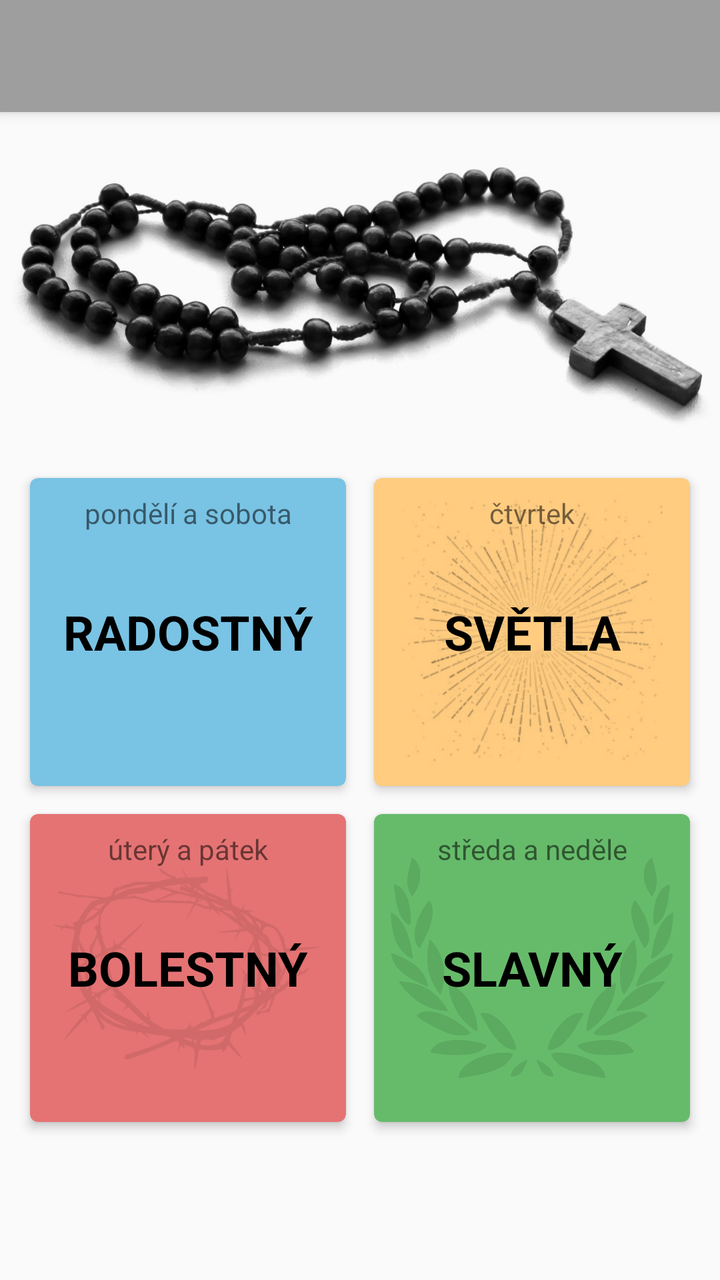
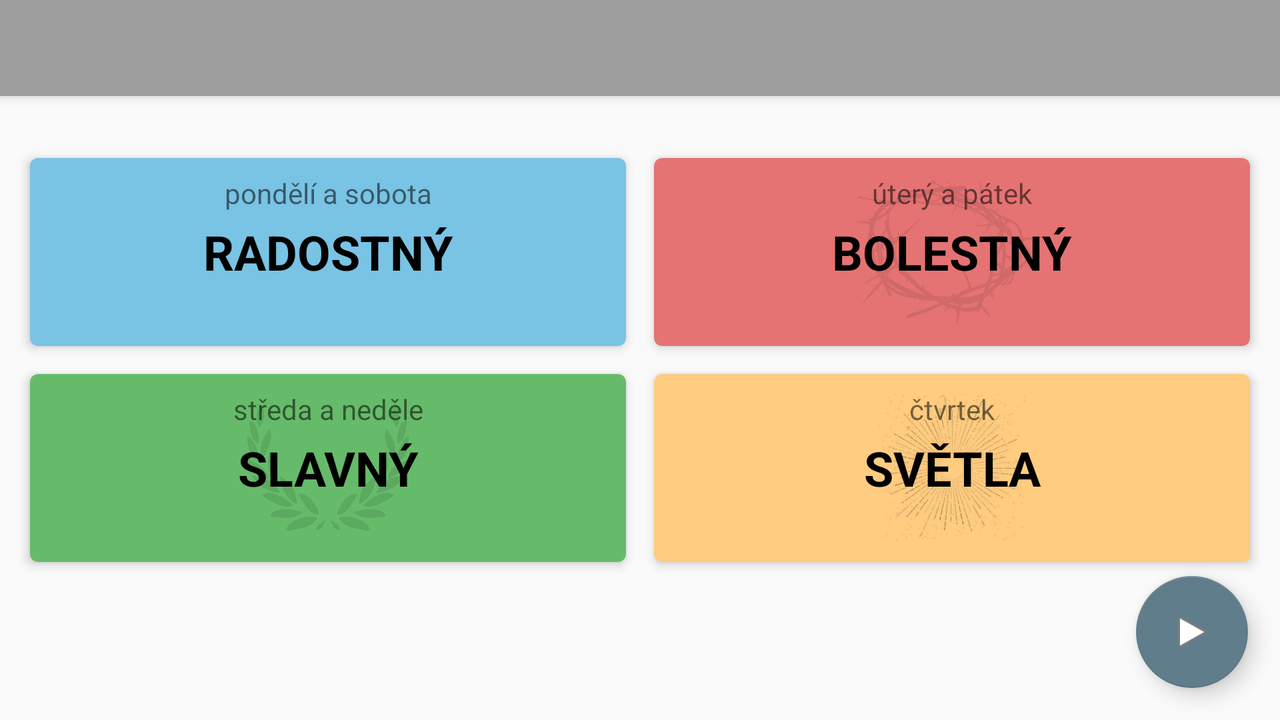

One screen, two layout resources from the same app: the default and the repository's alternative for another configuration. Each is rendered where Android would select it; the XML of both is given below.
<!-- AndroidManifest.xml: application theme AppTheme -->
<!-- res/layout/activity_vyber_ruzenec.xml -->
<?xml version="1.0" encoding="utf-8"?>

<androidx.coordinatorlayout.widget.CoordinatorLayout xmlns:android="http://schemas.android.com/apk/res/android"
    xmlns:app="http://schemas.android.com/apk/res-auto"
    xmlns:tools="http://schemas.android.com/tools"
    android:layout_width="match_parent"
    android:layout_height="match_parent"
    tools:context="cz.appkypaulinky.ruzenec2.ActivityVyberRuzenec">

    <com.google.android.material.appbar.AppBarLayout
        android:layout_width="match_parent"
        android:layout_height="wrap_content"
        android:theme="@style/AppTheme.AppBarOverlay">

        <androidx.appcompat.widget.Toolbar
            android:id="@+id/toolbar"
            android:layout_width="match_parent"
            android:layout_height="?attr/actionBarSize"
            android:background="?attr/colorPrimary"
            app:popupTheme="@style/AppTheme.PopupOverlay" />

    </com.google.android.material.appbar.AppBarLayout>

    <include layout="@layout/content_activity_vyber_ruzenec3" />

    <com.google.android.material.floatingactionbutton.FloatingActionButton
        android:id="@+id/fab"
        android:visibility="gone"
        android:layout_width="0dp"
        android:layout_height="0dp"
        android:layout_gravity="bottom|end"
        android:layout_margin="@dimen/fab_margin"
        app:srcCompat="@android:drawable/ic_media_play" />

</androidx.coordinatorlayout.widget.CoordinatorLayout>
<!-- res/layout/content_activity_vyber_ruzenec3.xml (included above) -->
<androidx.constraintlayout.widget.ConstraintLayout
    android:id="@+id/constraint"
    xmlns:android="http://schemas.android.com/apk/res/android"
    xmlns:app="http://schemas.android.com/apk/res-auto"
    xmlns:tools="http://schemas.android.com/tools"
    android:layout_width="match_parent"
    android:layout_height="match_parent">

    <androidx.constraintlayout.widget.Guideline
        android:id="@+id/guidelineActionBar"
        android:layout_width="wrap_content"
        android:layout_height="wrap_content"
        android:orientation="horizontal"
        app:layout_constraintGuide_begin="64dp" />

    <androidx.constraintlayout.widget.Guideline
        android:id="@+id/guidelineHlavniPomer"
        android:layout_width="wrap_content"
        android:layout_height="wrap_content"
        android:orientation="horizontal"
        app:layout_constraintGuide_percent="0.35" />


    <ImageView
        android:id="@+id/obrazekRuzence"
        android:layout_width="0dp"
        android:layout_height="0dp"
        android:layout_margin="0dp"
        android:layout_marginTop="146dp"
        android:adjustViewBounds="true"
        android:cropToPadding="true"
        android:scaleType="fitCenter"
        app:layout_constraintBottom_toTopOf="@+id/guidelineHlavniPomer"
        app:layout_constraintEnd_toEndOf="parent"
        app:layout_constraintStart_toStartOf="parent"
        app:layout_constraintTop_toBottomOf="@+id/guidelineActionBar"
        app:srcCompat="@drawable/ruzenec" />

    <androidx.cardview.widget.CardView
        android:id="@+id/cardViewRadost"
        app:cardElevation="@dimen/card_elevation"
        app:cardCornerRadius="@dimen/radius"
        app:cardBackgroundColor="@color/radostBar"
        android:foreground="?android:attr/selectableItemBackground"
        android:clickable="true"
        android:layout_width="0dp"
        android:layout_height="0dp"
        app:contentPadding="@dimen/card_view_padding"
        android:layout_marginBottom="@dimen/mensi_mezera_mezi_tlacitky"
        android:layout_marginEnd="@dimen/mensi_mezera_mezi_tlacitky"
        android:layout_marginStart="@dimen/vetsi_mezera_mezi_tlacitky"
        android:layout_marginTop="@dimen/vetsi_mezera_mezi_tlacitky"
        app:layout_constraintBottom_toTopOf="@+id/cardViewBolest"
        app:layout_constraintEnd_toStartOf="@+id/cardViewSvetlo"
        app:layout_constraintStart_toStartOf="parent"
        app:layout_constraintTop_toBottomOf="@+id/guidelineHlavniPomer"
        android:onClick="radost">

        <ImageView
            android:id="@+id/ivRadost"
            android:layout_width="match_parent"
            android:layout_height="match_parent"
            android:alpha="0.1"
            android:scaleType="fitCenter"
            app:srcCompat="@drawable/kometa" />

        <TextView
            android:id="@+id/tvRadostDen"
            android:layout_width="match_parent"
            android:layout_height="wrap_content"
            android:gravity="center_horizontal"
            android:text="@string/po_so"
            android:textSize="@dimen/velikost_textu_den"/>

        <TextView
            android:id="@+id/tvRadost"
            android:layout_width="match_parent"
            android:layout_height="match_parent"
            android:gravity="center"
            android:text="@string/radost"
            android:textSize="@dimen/velikost_nazvu_ruzence"
            android:textStyle="bold"
            android:textColor="@color/black"/>



    </androidx.cardview.widget.CardView>

    <androidx.cardview.widget.CardView
        android:id="@+id/cardViewBolest"
        app:cardElevation="@dimen/card_elevation"
        app:cardCornerRadius="@dimen/radius"
        app:cardBackgroundColor="@color/bolestBar"
        android:foreground="?android:attr/selectableItemBackground"
        android:clickable="true"
        android:layout_width="0dp"
        android:layout_height="0dp"
        app:contentPadding="@dimen/card_view_padding"
        android:layout_marginBottom="@dimen/vetsi_mezera_mezi_tlacitky"
        android:layout_marginEnd="@dimen/mensi_mezera_mezi_tlacitky"
        android:layout_marginStart="@dimen/vetsi_mezera_mezi_tlacitky"
        android:layout_marginTop="@dimen/mensi_mezera_mezi_tlacitky"
        app:layout_constraintBottom_toTopOf="@+id/guidelineSpodniMezera"
        app:layout_constraintEnd_toStartOf="@id/cardViewSlava"
        app:layout_constraintStart_toStartOf="parent"
        app:layout_constraintTop_toBottomOf="@+id/cardViewRadost"
        android:onClick="bolest">

        <ImageView
            android:id="@+id/ivBolest"
            android:layout_width="match_parent"
            android:layout_height="match_parent"
            android:alpha="0.1"
            android:scaleType="fitCenter"
            app:srcCompat="@drawable/trnova_koruna" />

        <TextView
            android:id="@+id/tvBolestDen"
            android:layout_width="match_parent"
            android:layout_height="wrap_content"
            android:gravity="center_horizontal"
            android:text="@string/ut_pa"
            android:textSize="@dimen/velikost_textu_den"/>

        <TextView
            android:id="@+id/tvBolest"
            android:layout_width="match_parent"
            android:layout_height="match_parent"
            android:gravity="center"
            android:text="@string/bolest"
            android:textSize="@dimen/velikost_nazvu_ruzence"
            android:textStyle="bold"
            android:textColor="@color/black"/>

    </androidx.cardview.widget.CardView>



    <androidx.cardview.widget.CardView
        android:id="@+id/cardViewSlava"
        android:foreground="?android:attr/selectableItemBackground"
        app:cardElevation="@dimen/card_elevation"
        app:cardCornerRadius="@dimen/radius"
        app:cardBackgroundColor="@color/slavaBar"
        android:clickable="true"
        android:layout_width="0dp"
        android:layout_height="0dp"
        app:contentPadding="@dimen/card_view_padding"
        android:layout_marginBottom="@dimen/vetsi_mezera_mezi_tlacitky"
        android:layout_marginEnd="@dimen/vetsi_mezera_mezi_tlacitky"
        android:layout_marginStart="@dimen/mensi_mezera_mezi_tlacitky"
        android:layout_marginTop="@dimen/mensi_mezera_mezi_tlacitky"
        app:layout_constraintBottom_toTopOf="@+id/guidelineSpodniMezera"
        app:layout_constraintEnd_toEndOf="parent"
        app:layout_constraintStart_toEndOf="@+id/cardViewBolest"
        app:layout_constraintTop_toBottomOf="@+id/cardViewSvetlo"
        android:onClick="slava">

        <ImageView
            android:id="@+id/ivSlava"
            android:layout_width="match_parent"
            android:layout_height="match_parent"
            android:alpha="0.1"
            android:scaleType="fitCenter"
            app:srcCompat="@drawable/victory"
            android:textSize="@dimen/velikost_textu_den"/>

        <TextView
            android:id="@+id/tvSlavaDen"
            android:layout_width="match_parent"
            android:layout_height="wrap_content"
            android:gravity="center_horizontal"
            android:text="@string/st_ne"
            android:textSize="@dimen/velikost_textu_den"/>

        <TextView
            android:id="@+id/tvSlava"
            android:layout_width="match_parent"
            android:layout_height="match_parent"
            android:gravity="center"
            android:text="@string/slava"
            android:textSize="@dimen/velikost_nazvu_ruzence"
            android:textStyle="bold"
            android:textColor="@color/black"/>

    </androidx.cardview.widget.CardView>

    <androidx.cardview.widget.CardView
        android:id="@+id/cardViewSvetlo"
        app:cardElevation="@dimen/card_elevation"
        app:cardCornerRadius="@dimen/radius"
        app:cardBackgroundColor="@color/svetloBar"
        android:foreground="?android:attr/selectableItemBackground"
        android:clickable="true"
        android:layout_width="0dp"
        android:layout_height="0dp"
        app:contentPadding="@dimen/card_view_padding"
        android:layout_marginBottom="@dimen/mensi_mezera_mezi_tlacitky"
        android:layout_marginEnd="@dimen/vetsi_mezera_mezi_tlacitky"
        android:layout_marginStart="@dimen/mensi_mezera_mezi_tlacitky"
        android:layout_marginTop="@dimen/vetsi_mezera_mezi_tlacitky"
        app:layout_constraintBottom_toTopOf="@+id/cardViewSlava"
        app:layout_constraintEnd_toEndOf="parent"
        app:layout_constraintStart_toEndOf="@+id/cardViewRadost"
        app:layout_constraintTop_toBottomOf="@+id/guidelineHlavniPomer"
        android:onClick="svetlo">

        <ImageView
            android:id="@+id/ivSvetlo"
            android:layout_width="match_parent"
            android:layout_height="match_parent"
            android:alpha="1"
            android:scaleType="fitCenter"
            app:srcCompat="@drawable/svetlo2" />

        <TextView
            android:id="@+id/tvSvetloDen"
            android:layout_width="match_parent"
            android:layout_height="wrap_content"
            android:gravity="center_horizontal"
            android:text="@string/ct"
            android:textSize="@dimen/velikost_textu_den"/>

        <TextView
            android:id="@+id/tvSvetlo"
            android:layout_width="match_parent"
            android:layout_height="match_parent"
            android:gravity="center"
            android:text="@string/svetlo"
            android:textSize="@dimen/velikost_nazvu_ruzence"
            android:textStyle="bold"
            android:textColor="@color/black"/>

    </androidx.cardview.widget.CardView>

    <androidx.constraintlayout.widget.Guideline
        android:id="@+id/guidelineSpodniMezera"
        android:layout_width="0dp"
        android:layout_height="0dp"
        android:orientation="horizontal"
        app:layout_constraintBottom_toBottomOf="parent"
        app:layout_constraintEnd_toEndOf="parent"
        app:layout_constraintGuide_end="64dp"
        app:layout_constraintStart_toStartOf="parent" />

</androidx.constraintlayout.widget.ConstraintLayout>
<!-- resources referenced by this layout -->
<resources>
  <color name="black">#000000</color>
  <color name="bolestBar">#e57373</color>
  <color name="radostBar">#79c3e4</color>
  <color name="slavaBar">#66bb6a</color>
  <color name="svetloBar">#ffcc80</color>
  <dimen name="card_elevation">3dp</dimen>
  <dimen name="card_view_padding">8dp</dimen>
  <dimen name="fab_margin">16dp</dimen>
  <dimen name="mensi_mezera_mezi_tlacitky">7dp</dimen>
  <dimen name="radius">4dp</dimen>
  <dimen name="velikost_nazvu_ruzence">24sp</dimen>
  <dimen name="velikost_textu_den">14sp</dimen>
  <dimen name="vetsi_mezera_mezi_tlacitky">15dp</dimen>
  <!-- drawable ruzenec: png bitmap (drawable-nodpi, 265750 bytes) -->
  <!-- drawable svetlo2: png bitmap (drawable-nodpi, 43994 bytes) -->
  <!-- drawable trnova_koruna: png bitmap (drawable-nodpi, 82919 bytes) -->
  <!-- drawable victory: png bitmap (drawable-nodpi, 107721 bytes) -->
  <string name="bolest">BOLESTNÝ</string>
  <string name="ct">čtvrtek</string>
  <string name="po_so">pondělí a sobota</string>
  <string name="radost">RADOSTNÝ</string>
  <string name="slava">SLAVNÝ</string>
  <string name="st_ne">středa a neděle</string>
  <string name="svetlo">SVĚTLA</string>ta
  <string name="ut_pa">úterý a pátek</string>
  <style name="AppTheme.AppBarOverlay" parent="ThemeOverlay.AppCompat.Dark.ActionBar" />
  <style name="AppTheme.PopupOverlay" parent="ThemeOverlay.AppCompat.Light" />
  <style name="AppTheme" parent="Theme.AppCompat.Light.DarkActionBar">
          
          <item name="colorPrimary">@color/colorPrimary</item>
          <item name="colorPrimaryDark">@color/colorPrimaryDark</item>
          <item name="colorAccent">@color/colorAccent</item>
      </style>
  <color name="colorPrimary">#9E9E9E</color>
  <color name="colorPrimaryDark">#616161</color>
  <color name="colorAccent">#607D8B</color>
</resources>
<!-- res/layout-land/activity_vyber_ruzenec.xml (the repository's variant of the layout above) -->
<!-- drawn on the phone turned sideways -->
<?xml version="1.0" encoding="utf-8"?>

<androidx.coordinatorlayout.widget.CoordinatorLayout xmlns:android="http://schemas.android.com/apk/res/android"
    xmlns:app="http://schemas.android.com/apk/res-auto"
    xmlns:tools="http://schemas.android.com/tools"
    android:layout_width="match_parent"
    android:layout_height="match_parent"
    tools:context="cz.appkypaulinky.ruzenec2.ActivityVyberRuzenec">

    <com.google.android.material.appbar.AppBarLayout
        android:layout_width="match_parent"
        android:layout_height="wrap_content"
        android:theme="@style/AppTheme.AppBarOverlay">

        <androidx.appcompat.widget.Toolbar
            android:id="@+id/toolbar"
            android:layout_width="match_parent"
            android:layout_height="?attr/actionBarSize"
            android:background="?attr/colorPrimary"
            app:popupTheme="@style/AppTheme.PopupOverlay" />

    </com.google.android.material.appbar.AppBarLayout>

    <include layout="@layout/content_activity_vyber_ruzenec3_land" />

    <com.google.android.material.floatingactionbutton.FloatingActionButton
        android:id="@+id/fab"
        android:layout_width="wrap_content"
        android:layout_height="wrap_content"
        android:layout_gravity="bottom|end"
        android:layout_margin="@dimen/fab_margin"
        app:srcCompat="@android:drawable/ic_media_play" />

</androidx.coordinatorlayout.widget.CoordinatorLayout>
<!-- res/layout/content_activity_vyber_ruzenec3_land.xml (included above) -->
<android.support.constraint.ConstraintLayout
    android:id="@+id/constraint"
    xmlns:android="http://schemas.android.com/apk/res/android"
    xmlns:app="http://schemas.android.com/apk/res-auto"
    xmlns:tools="http://schemas.android.com/tools"
    android:layout_width="match_parent"
    android:layout_height="match_parent">

    <android.support.constraint.Guideline
        android:id="@+id/guidelineActionBar"
        android:layout_width="wrap_content"
        android:layout_height="wrap_content"
        android:orientation="horizontal"
        app:layout_constraintGuide_begin="64dp" />

    <android.support.constraint.Guideline
        android:id="@+id/guidelineHlavniPomer"
        android:layout_width="wrap_content"
        android:layout_height="wrap_content"
        android:orientation="horizontal"
        app:layout_constraintGuide_begin="64dp" />


    <ImageView
        android:id="@+id/obrazekRuzence"
        android:layout_width="0dp"
        android:layout_height="0dp"
        android:layout_margin="0dp"
        android:layout_marginTop="146dp"
        android:adjustViewBounds="true"
        android:cropToPadding="true"
        android:scaleType="fitCenter"
        app:layout_constraintBottom_toTopOf="@+id/guidelineHlavniPomer"
        app:layout_constraintEnd_toEndOf="parent"
        app:layout_constraintStart_toStartOf="parent"
        app:layout_constraintTop_toBottomOf="@+id/guidelineActionBar"
        app:srcCompat="@drawable/ruzenec" />

    <android.support.v7.widget.CardView
        android:id="@+id/cardViewRadost"
        app:cardElevation="@dimen/card_elevation"
        app:cardCornerRadius="@dimen/radius"
        app:cardBackgroundColor="@color/radostBar"
        android:foreground="?android:attr/selectableItemBackground"
        android:clickable="true"
        android:layout_width="0dp"
        android:layout_height="0dp"
        app:contentPadding="@dimen/card_view_padding"
        android:layout_marginBottom="@dimen/mensi_mezera_mezi_tlacitky"
        android:layout_marginEnd="@dimen/mensi_mezera_mezi_tlacitky"
        android:layout_marginStart="@dimen/vetsi_mezera_mezi_tlacitky"
        android:layout_marginTop="@dimen/vetsi_mezera_mezi_tlacitky"
        app:layout_constraintBottom_toTopOf="@+id/cardViewSlava"
        app:layout_constraintEnd_toStartOf="@+id/cardViewBolest"
        app:layout_constraintStart_toStartOf="parent"
        app:layout_constraintTop_toBottomOf="@+id/guidelineHlavniPomer"
        android:onClick="radost">

        <ImageView
            android:id="@+id/ivRadost"
            android:layout_width="match_parent"
            android:layout_height="match_parent"
            android:alpha="0.1"
            android:scaleType="fitCenter"
            app:srcCompat="@drawable/kometa" />

        <TextView
            android:id="@+id/tvRadostDen"
            android:layout_width="match_parent"
            android:layout_height="wrap_content"
            android:gravity="center_horizontal"
            android:text="@string/po_so" />

        <TextView
            android:id="@+id/tvRadost"
            android:layout_width="match_parent"
            android:layout_height="match_parent"
            android:gravity="center"
            android:text="@string/radost"
            android:textSize="24sp"
            android:textStyle="bold"
            android:textColor="@color/black"/>



    </android.support.v7.widget.CardView>

    <android.support.v7.widget.CardView
        android:id="@+id/cardViewBolest"
        app:cardElevation="@dimen/card_elevation"
        app:cardCornerRadius="@dimen/radius"
        app:cardBackgroundColor="@color/bolestBar"
        android:foreground="?android:attr/selectableItemBackground"
        android:clickable="true"
        android:layout_width="0dp"
        android:layout_height="0dp"
        app:contentPadding="@dimen/card_view_padding"
        android:layout_marginBottom="@dimen/mensi_mezera_mezi_tlacitky"
        android:layout_marginEnd="@dimen/vetsi_mezera_mezi_tlacitky"
        android:layout_marginStart="@dimen/mensi_mezera_mezi_tlacitky"
        android:layout_marginTop="@dimen/vetsi_mezera_mezi_tlacitky"
        app:layout_constraintBottom_toTopOf="@+id/cardViewSvetlo"
        app:layout_constraintEnd_toEndOf="parent"
        app:layout_constraintStart_toEndOf="@+id/cardViewRadost"
        app:layout_constraintTop_toBottomOf="@+id/guidelineHlavniPomer"
        android:onClick="bolest">

        <ImageView
            android:id="@+id/ivBolest"
            android:layout_width="match_parent"
            android:layout_height="match_parent"
            android:alpha="0.1"
            android:scaleType="fitCenter"
            app:srcCompat="@drawable/trnova_koruna" />

        <TextView
            android:id="@+id/tvBolestDen"
            android:layout_width="match_parent"
            android:layout_height="wrap_content"
            android:gravity="center_horizontal"
            android:text="@string/ut_pa" />

        <TextView
            android:id="@+id/tvBolest"
            android:layout_width="match_parent"
            android:layout_height="match_parent"
            android:gravity="center"
            android:text="@string/bolest"
            android:textSize="24sp"
            android:textStyle="bold"
            android:textColor="@color/black"/>

    </android.support.v7.widget.CardView>



    <android.support.v7.widget.CardView
        android:id="@+id/cardViewSlava"
        android:foreground="?android:attr/selectableItemBackground"
        app:cardElevation="@dimen/card_elevation"
        app:cardCornerRadius="@dimen/radius"
        app:cardBackgroundColor="@color/slavaBar"
        android:clickable="true"
        android:layout_width="0dp"
        android:layout_height="0dp"
        app:contentPadding="@dimen/card_view_padding"
        android:layout_marginBottom="@dimen/vetsi_mezera_mezi_tlacitky"
        android:layout_marginEnd="@dimen/mensi_mezera_mezi_tlacitky"
        android:layout_marginStart="@dimen/vetsi_mezera_mezi_tlacitky"
        android:layout_marginTop="@dimen/mensi_mezera_mezi_tlacitky"
        app:layout_constraintBottom_toTopOf="@+id/guidelineSpodniMezera"
        app:layout_constraintEnd_toStartOf="@+id/cardViewSvetlo"
        app:layout_constraintStart_toStartOf="parent"
        app:layout_constraintTop_toBottomOf="@+id/cardViewRadost"
        android:onClick="slava">

        <ImageView
            android:id="@+id/ivSlava"
            android:layout_width="match_parent"
            android:layout_height="match_parent"
            android:alpha="0.1"
            android:scaleType="fitCenter"
            app:srcCompat="@drawable/victory" />

        <TextView
            android:id="@+id/tvSlavaDen"
            android:layout_width="match_parent"
            android:layout_height="wrap_content"
            android:gravity="center_horizontal"
            android:text="@string/st_ne" />

        <TextView
            android:id="@+id/tvSlava"
            android:layout_width="match_parent"
            android:layout_height="match_parent"
            android:gravity="center"
            android:text="@string/slava"
            android:textSize="24sp"
            android:textStyle="bold"
            android:textColor="@color/black"/>

    </android.support.v7.widget.CardView>

    <android.support.v7.widget.CardView
        android:id="@+id/cardViewSvetlo"
        app:cardElevation="@dimen/card_elevation"
        app:cardCornerRadius="@dimen/radius"
        app:cardBackgroundColor="@color/svetloBar"
        android:foreground="?android:attr/selectableItemBackground"
        android:clickable="true"
        android:layout_width="0dp"
        android:layout_height="0dp"
        app:contentPadding="@dimen/card_view_padding"
        android:layout_marginBottom="@dimen/vetsi_mezera_mezi_tlacitky"
        android:layout_marginEnd="@dimen/vetsi_mezera_mezi_tlacitky"
        android:layout_marginStart="@dimen/mensi_mezera_mezi_tlacitky"
        android:layout_marginTop="@dimen/mensi_mezera_mezi_tlacitky"
        app:layout_constraintBottom_toTopOf="@+id/guidelineSpodniMezera"
        app:layout_constraintEnd_toEndOf="parent"
        app:layout_constraintStart_toEndOf="@+id/cardViewSlava"
        app:layout_constraintTop_toBottomOf="@+id/cardViewBolest"
        android:onClick="svetlo">

        <ImageView
            android:id="@+id/ivSvetlo"
            android:layout_width="match_parent"
            android:layout_height="match_parent"
            android:alpha="1"
            android:scaleType="fitCenter"
            app:srcCompat="@drawable/svetlo2" />

        <TextView
            android:id="@+id/tvSvetloDen"
            android:layout_width="match_parent"
            android:layout_height="wrap_content"
            android:gravity="center_horizontal"
            android:text="@string/ct" />

        <TextView
            android:id="@+id/tvSvetlo"
            android:layout_width="match_parent"
            android:layout_height="match_parent"
            android:gravity="center"
            android:text="@string/svetlo"
            android:textSize="24sp"
            android:textStyle="bold"
            android:textColor="@color/black"/>

    </android.support.v7.widget.CardView>

    <android.support.constraint.Guideline
        android:id="@+id/guidelineSpodniMezera"
        android:layout_width="0dp"
        android:layout_height="0dp"
        android:orientation="horizontal"
        app:layout_constraintBottom_toBottomOf="parent"
        app:layout_constraintEnd_toEndOf="parent"
        app:layout_constraintGuide_end="64dp"
        app:layout_constraintStart_toStartOf="parent" />

</android.support.constraint.ConstraintLayout>
<!-- resources referenced by the variant -->
<!-- as the phone turned sideways resolves them -->
<resources>
  <color name="black">#000000</color>
  <color name="bolestBar">#e57373</color>
  <color name="radostBar">#79c3e4</color>
  <color name="slavaBar">#66bb6a</color>
  <color name="svetloBar">#ffcc80</color>
  <dimen name="card_elevation">3dp</dimen>
  <dimen name="card_view_padding">8dp</dimen>
  <dimen name="fab_margin">16dp</dimen>
  <dimen name="mensi_mezera_mezi_tlacitky">7dp</dimen>
  <dimen name="radius">4dp</dimen>
  <dimen name="vetsi_mezera_mezi_tlacitky">15dp</dimen>
  <!-- drawable ruzenec: png bitmap (drawable-nodpi, 265750 bytes) -->
  <!-- drawable svetlo2: png bitmap (drawable-nodpi, 43994 bytes) -->
  <!-- drawable trnova_koruna: png bitmap (drawable-nodpi, 82919 bytes) -->
  <!-- drawable victory: png bitmap (drawable-nodpi, 107721 bytes) -->
  <string name="bolest">BOLESTNÝ</string>
  <string name="ct">čtvrtek</string>
  <string name="po_so">pondělí a sobota</string>
  <string name="radost">RADOSTNÝ</string>
  <string name="slava">SLAVNÝ</string>
  <string name="st_ne">středa a neděle</string>
  <string name="svetlo">SVĚTLA</string>ta
  <string name="ut_pa">úterý a pátek</string>
  <style name="AppTheme.AppBarOverlay" parent="ThemeOverlay.AppCompat.Dark.ActionBar" />
  <style name="AppTheme.PopupOverlay" parent="ThemeOverlay.AppCompat.Light" />
  <style name="AppTheme" parent="Theme.AppCompat.Light.DarkActionBar">
          
          <item name="colorPrimary">@color/colorPrimary</item>
          <item name="colorPrimaryDark">@color/colorPrimaryDark</item>
          <item name="colorAccent">@color/colorAccent</item>
      </style>
  <color name="colorPrimary">#9E9E9E</color>
  <color name="colorPrimaryDark">#616161</color>
  <color name="colorAccent">#607D8B</color>
</resources>
